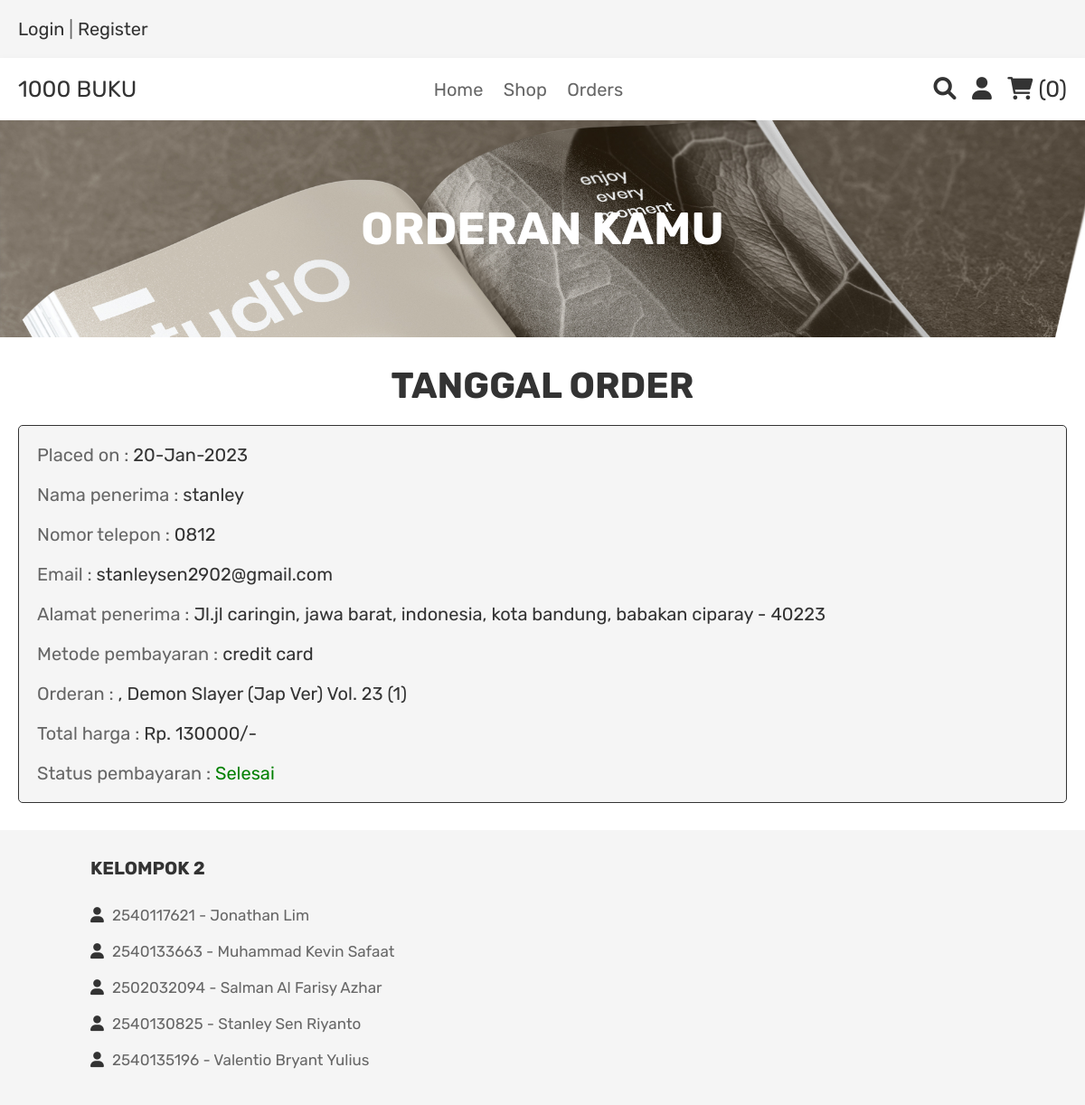
The page /orders.php (signed in) on the database its author committed.
### tables this page shows
CREATE TABLE `orders` (
  `id` int(100) NOT NULL,
  `user_id` int(100) NOT NULL,
  `name` varchar(100) NOT NULL,
  `number` varchar(12) NOT NULL,
  `email` varchar(100) NOT NULL,
  `method` varchar(50) NOT NULL,
  `address` varchar(500) NOT NULL,
  `total_products` varchar(1000) NOT NULL,
  `total_price` int(100) NOT NULL,
  `placed_on` varchar(50) NOT NULL,
  `payment_status` varchar(20) NOT NULL DEFAULT 'pending'
);

### orders.php (the view, shortened to what this page needs)
<?php
include 'config.php';
$user_id = $_SESSION['user_id'];
?>
<!DOCTYPE html>
<html lang="en">
<head>
   <link rel="stylesheet" href="https://cdnjs.cloudflare.com/ajax/libs/font-awesome/6.0.0/css/all.min.css">
   <link rel="stylesheet" href="css/style.css">
</head>
<body>
<?php include 'header.php'; ?>
<div class="heading">
   <h3>Orderan Kamu</h3>
</div>
<section class="placed-orders">
   <h1 class="title">Tanggal Order</h1>
   <div class="box-container">
      <?php
         $order_query = mysqli_query($conn, "SELECT * FROM `orders` WHERE user_id = '$user_id'") or die('query failed');
         if(mysqli_num_rows($order_query) > 0){
            while($fetch_orders = mysqli_fetch_assoc($order_query)){
      ?>
      <div class="box">
         <p> Placed on : <span><?php echo $fetch_orders['placed_on']; ?></span> </p>
         <p> Nama penerima : <span><?php echo $fetch_orders['name']; ?></span> </p>
         <p> Nomor telepon : <span><?php echo $fetch_orders['number']; ?></span> </p>
         <p> Email : <span><?php echo $fetch_orders['email']; ?></span> </p>
         <p> Alamat penerima : <span><?php echo $fetch_orders['address']; ?></span> </p>
         <p> Metode pembayaran : <span><?php echo $fetch_orders['method']; ?></span> </p>
         <p> Orderan : <span><?php echo $fetch_orders['total_products']; ?></span> </p>
         <p> Total harga : <span>Rp. <?php echo $fetch_orders['total_price']; ?>/-</span> </p>
         <p> Status pembayaran : <span style="color:<?php if($fetch_orders['payment_status'] == 'pending'){ echo 'red'; }else{ echo 'green'; } ?>;"><?php echo $fetch_orders['payment_status']; ?></span> </p>
         </div>
      <?php
       }
      }else{
         echo '<p class="empty">Keranjang mu kosong!</p>';
      }
      ?>
   </div>
</section>
<?php include 'footer.php'; ?>
</body>
</html>

### css/style.css (style rules this page uses)
:root { --black:#8e44ad; --red:#c0392b; --orange:#f39c12; --black:#333; --white:#fff; --light-color:#666; --light-white:#ccc; --light-bg:#f5f5f5; --border:.1rem solid var(--black); --box-shadow:0 .5rem 1rem rgba(0,0,0,.1); }
* { font-family: 'Rubik', sans-serif; margin:0; padding:0; box-sizing: border-box; outline: none; border:none; text-decoration: none; transition:all .2s linear; }
html { font-size: 62.5%; overflow-x: hidden; }
section { padding:3rem 2rem; }
.title { text-align: center; margin-bottom: 2rem; text-transform: uppercase; color:var(--black); font-size: 4rem; }
.heading { min-height: 30vh; display: flex; flex-flow: column; align-items: center; justify-content: center; gap:1rem; background: url(../images/home2.jpg) no-repeat; background-size: cover; background-position: center; text-align: center; }
.heading h3 { font-size: 5rem; color:var(--white); text-transform: uppercase; }
.placed-orders .box-container { max-width: 1200px; margin:0 auto; display:flex; flex-wrap: wrap; align-items: center; gap:1.5rem; }
.placed-orders .box-container .box { flex:1 1 40rem; border-radius: .5rem; padding:2rem; border:var(--border); background-color: var(--light-bg); padding:1rem 2rem; }
.placed-orders .box-container .box p { padding:1rem 0; font-size: 2rem; color:var(--light-color); }
.placed-orders .box-container .box p span { color:var(--black); }

### rows shown on the page
orders: placed_on "20-Jan-2023", name "stanley", number "0812", email "stanleysen2902@gmail.com", address "Jl.jl caringin, jawa barat, indonesia, kota bandung, babakan ciparay - 40223", method "credit card", total_products ", Demon Slayer (Jap Ver) Vol. 23 (1)", total_price "130000", payment_status "Selesai"

### other values the page prints
$cart_rows_number "0"
